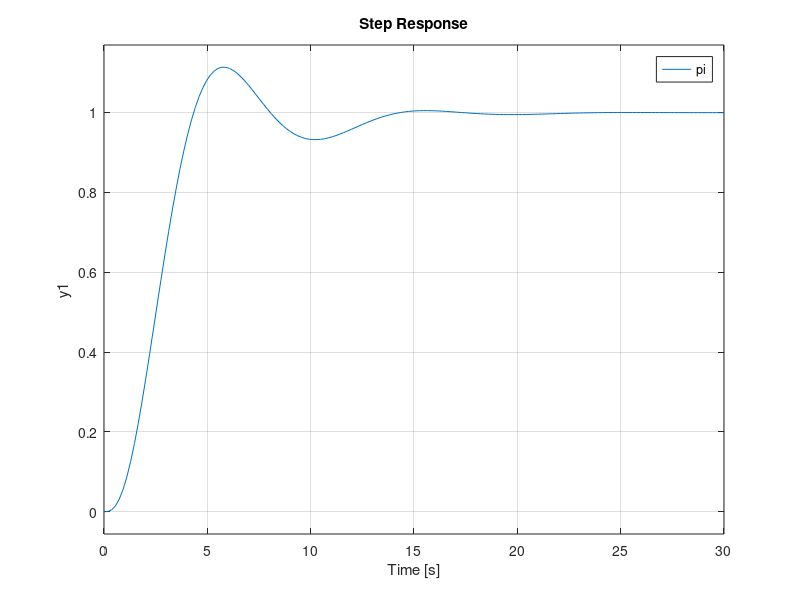

Recreate this plot in MATLAB.
clear
clc
close all 

k0 = 5;
k1 = 0.4;
k2 = 1;
k3 = 0.8258;   %0.8 ПИ 
k4 = 0.2;
k5 = 1;

T0 = 2;
T2 = 1;
% T3 = 6.75;    %100 ПИ
%T3 = k3 / 0.0351275635948104 ;
T3 = k3 / 0.0066;
T4 = 1;

t0 = 20;
t2 = 3.5;
t3 = 0.001;   %055 ПИ

W0 = tf(k0, [T0 1]);
W1 = tf (k1);
W2 = tf ([(k2*t2) k2],[T2 1]);
W3_pi = tf ([(k3*T3) k3],[T3 0]);
W3_pid = tf ([(k3*t3*T3) (k3*T3) k3],[T3 0]);
W4 = tf (k4, [T4 1 0]);
W5 = tf (k5);

Wraz = W0 * W1 * W2 * W4 * W5
Wzam = tf([1.4 0.4],[2 5 4 2.4 0.4]);

%1 - Устойчивость по Гурвицу
matrix_gurvits = [5   2.4 0   0 
                  2   4   0.4 0 
                  0   5   2.4 0
                  0   0   4   0.4];
               
minor1 = 5;
minor2 = 5*4-2.4*2;
minor3 = minor2 * 2.4;
minor4 = minor3 * 0.4; % больше нуля значит устойчивая замкнутая система

% bode(Wraz)
% figure
%  step(Wzam)


% 2 - ПФ по ошибке
Wmist = 1 / (1+Wraz); % предел по ошибке равен 0

kf = 0.25;
Tf = 0.8; % как определить ?
Wf = tf(kf, [Tf 1]);
Wvozm = Wf/(1+Wraz); % предел по ошибке равен 0


% 3 - ПИ и ПИД регуляторы

% ПИ регулятор
Wraz_pi_reg = W0 * W1 * W2 * W3_pi * W4 * W5;
Wzam_pi_reg = feedback(Wraz_pi_reg, 1)
Wmist_pi_reg = 1 / (1+Wraz_pi_reg);

% figure
% title('ПХ замкнутой системы с ПИ-регулятором');
% step(Wzam_pi_reg);
% figure
% title('ЛЧХ разомкнутой системы с ПИ-регулятором');
% bode(Wraz_pi_reg);


% ПИД регулятор
Wraz_pid_reg = W0 * W1 * W2 * W3_pid * W4 * W5
Wzam_pid_reg = feedback(Wraz_pid_reg, 1)

% figure
% title('ПХ замкнутой системы с ПИД-регулятором');
% step(Wzam_pid_reg);
% figure
% title('ЛЧХ разомкнутой системы с ПИД-регулятором');
% bode(Wraz_pid_reg);

figure

hold on
    step(Wzam_pi_reg);
    step(Wzam_pid_reg);
    step(Wzam);
    legend('pi', 'pid', 'zam')
hold off



